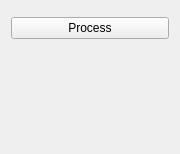
<?xml version="1.0" encoding="UTF-8"?>
<ui version="4.0">
 <class>QmitkContourModelToImageWidgetControls</class>
 <widget class="QWidget" name="QmitkContourModelToImageWidgetControls">
  <property name="geometry">
   <rect>
    <x>0</x>
    <y>0</y>
    <width>180</width>
    <height>154</height>
   </rect>
  </property>
  <layout class="QVBoxLayout" name="verticalLayout">
   <item>
    <widget class="QmitkDataSelectionWidget" name="dataSelectionWidget" native="true"/>
   </item>
   <item>
    <widget class="QPushButton" name="btnProcess">
     <property name="text">
      <string>Process</string>
     </property>
    </widget>
   </item>
   <item>
    <spacer name="verticalSpacer">
     <property name="orientation">
      <enum>Qt::Vertical</enum>
     </property>
     <property name="sizeHint" stdset="0">
      <size>
       <width>20</width>
       <height>273</height>
      </size>
     </property>
    </spacer>
   </item>
  </layout>
 </widget>
 <customwidgets>
  <customwidget>
   <class>QmitkDataSelectionWidget</class>
   <extends>QWidget</extends>
   <header>QmitkDataSelectionWidget.h</header>
  </customwidget>
 </customwidgets>
 <resources/>
 <connections/>
</ui>
